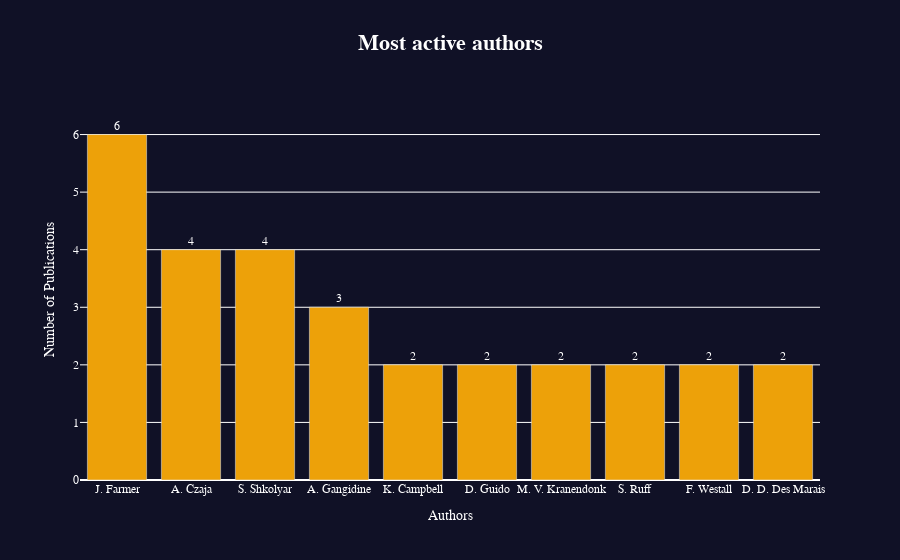

Notebook code cell kept with this figure:
### Code cell
make_active_authors(results_df)

### Figure 1 — Plotly figure (JSON) as saved in the notebook; plotly's stock layout.template omitted (floating-point values rounded to 4 significant figures)
{"data": [{"marker": {"color": "#eda109"}, "textangle": 0, "textposition": "outside", "texttemplate": "%{y}", "type": "bar", "x": ["J. Farmer", "A. Czaja", "S. Shkolyar", "A. Gangidine", "K. Campbell", "D. Guido", "M. V. Kranendonk", "S. Ruff", "F. Westall", "D. D. Des Marais"], "y": [6, 4, 4, 3, 2, 2, 2, 2, 2, 2]}], "layout": {"font": {"color": "white", "family": "Courier New, monospace", "size": 12}, "paper_bgcolor": "#101126", "plot_bgcolor": "#101126", "title": {"text": "<span style='font-size: 22px;'><b>Most active authors<b></span>", "x": 0.5}, "xaxis": {"title": {"text": "Authors"}}, "yaxis": {"range": [0, 6.6], "title": {"text": "Number of Publications"}}}}
